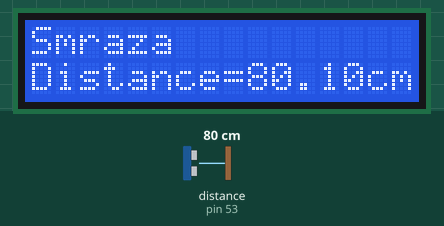
Recording of a sketch running on a simulated Arduino Mega 2560, built with avr-gcc and run on an emulated ATmega2560. Parts: 16×2 character LCD. Wiring (inferred from the names in the program): ultrasonic range finder: trigger pin 52; echo pin 53. Inputs (shaded band) come from the test bench; at power-on: distance to the obstacle (sensor on pin 53) 80 cm. The echo pulse lasts 58.3 µs per cm; what the sketch prints to the serial monitor is not drawn.

Above: at 1.2 s.
1.3 s: distance to the obstacle (sensor on pin 53) set to 2 cm
At 3.2 s:
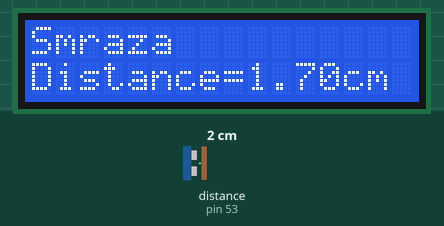
3.5 s: distance to the obstacle (sensor on pin 53) set to 4 cm
At 5.2 s:
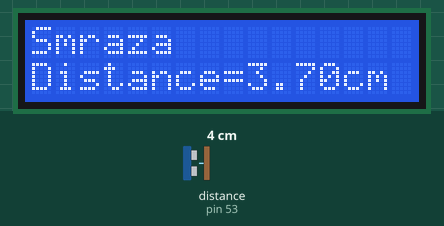
5.6 s: distance to the obstacle (sensor on pin 53) set to 9 cm
At 7.3 s:
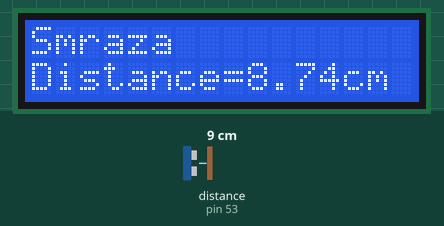
Timing chart, 0 to 8.8 s (numbered marks = the images above; inputs shaded):
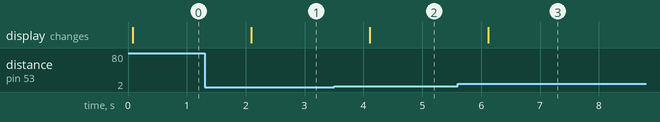

Measured:
- after the input at 1.3 s, the display: changes after 0.80 s (image 1)
- after the input at 3.5 s, the display: changes after 0.61 s (image 2)
- after the input at 5.6 s, the display: changes after 0.52 s (image 3)

The sketch:

Show_distance.ino
```cpp
/*
 * Author: SMRAZA KEEN
 * Date:2016/6/29
 * IDE V1.6.9
 * Email:TechnicSmraza@outlook.com
 * Function:
 */
// initialize the library with the numbers of the interface pins
#include <LiquidCrystal.h>
LiquidCrystal lcd(12, 11, 5, 4, 3, 2);
const int TrigPin = 52;
const int EchoPin = 53;
float cm;
void setup()
{
// set up the LCD's number of columns and rows:
  lcd.begin(16,2);
// Print a message to the LCD.
  lcd.print("  Welcome to ");
  lcd.setCursor(0,1);  //Display position
  lcd.print("        Smraza");
  Serial.begin(9600);
  pinMode(TrigPin, OUTPUT);
  pinMode(EchoPin, INPUT);
}
void loop()
{
  digitalWrite(TrigPin, LOW);
  delayMicroseconds(2);
  digitalWrite(TrigPin, HIGH);
  delayMicroseconds(10);
  digitalWrite(TrigPin, LOW);
  cm = pulseIn(EchoPin, HIGH) / 58.0; //The echo time is converted into cm
  cm = (int(cm * 100.0)) / 100.0;     //Keep two decimal places
  Serial.print("Distance\t=\t");
  Serial.print(cm);
  Serial.print("cm");
  Serial.println();
  lcd.clear();                   //clear display
  lcd.setCursor(0,0) ;
  lcd.print("Smraza");           //display "Smraza"
  lcd.setCursor(0,1) ;           //Display position
  lcd.print("Distance=");            //display"Distance="
  lcd.print(cm);
  lcd.print("cm");
  delay(1000);
 }
```
